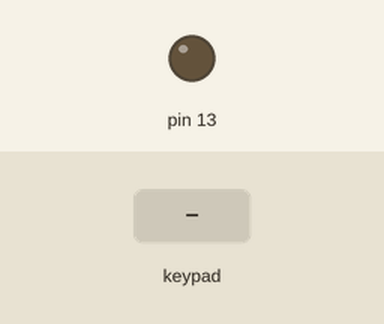
A sketch run on a simulated Arduino Uno, built with avr-gcc and run on an emulated ATmega328P. Parts: output pins drawn as LEDs (lit = HIGH). The inputs (shaded band) are chosen by the test bench.

Above: at 1.2 s.
1.3 s: keypad keys 0 0 7 6 pressed 0.4 s apart
At 3.8 s:
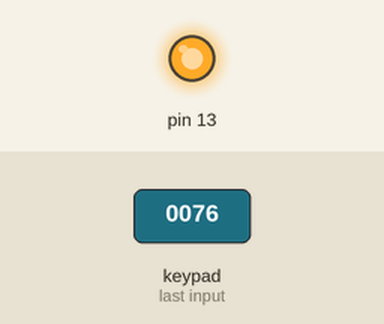
Timing chart, 0 to 5.3 s (numbered marks = the images above; inputs shaded):
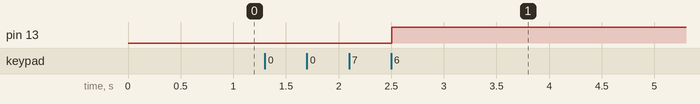

Measured:
- after the input at 1.3 s, pin 13: LOW → HIGH after 1.2 s

The sketch:

sketch.ino
```cpp
#include <Keypad.h>


// Create a keypad representation
const byte X = 4;
const byte Y = 4;

char keys[X][Y] = {
  {'1', '2', '3', 'A'},
  {'4', '5', '6', 'B'},
  {'7', '8', '9', 'C'},
  {'*', '0', '#', 'D'}
};

byte Xpin[X] = {9, 8, 7, 6};
byte Ypin[Y] = {5, 4, 3, 2};

// Create Keypad instance
Keypad keypad = Keypad(makeKeymap(keys), Xpin, Ypin, X, Y);

// default value
char KeyCode[4];
char Password[4] = {'0', '0', '7', '6'};
int i = 0;
int k = 4;

void setup() {
  Serial.begin(9600);
  pinMode(13, OUTPUT);
}

void loop() {
  char keyp = keypad.getKey();

  if (keyp) {

    if (i < 3) {
      KeyCode[i] = keyp;
      i++;
    }
    else {
      KeyCode[i] = keyp;

      for (int j=0; j<4; j++) {
        if (KeyCode[j] == Password[j]) {
          k--;
        }
      }

      if (!k) {
        digitalWrite(13, HIGH);
      }
      else {
        digitalWrite(13, LOW);
      }

      i = 0;
      k = 4;
      KeyCode[0] = 'a';
      KeyCode[1] = 'a';
      KeyCode[2] = 'a';
      KeyCode[3] = 'a';
    }
  }
}
```
